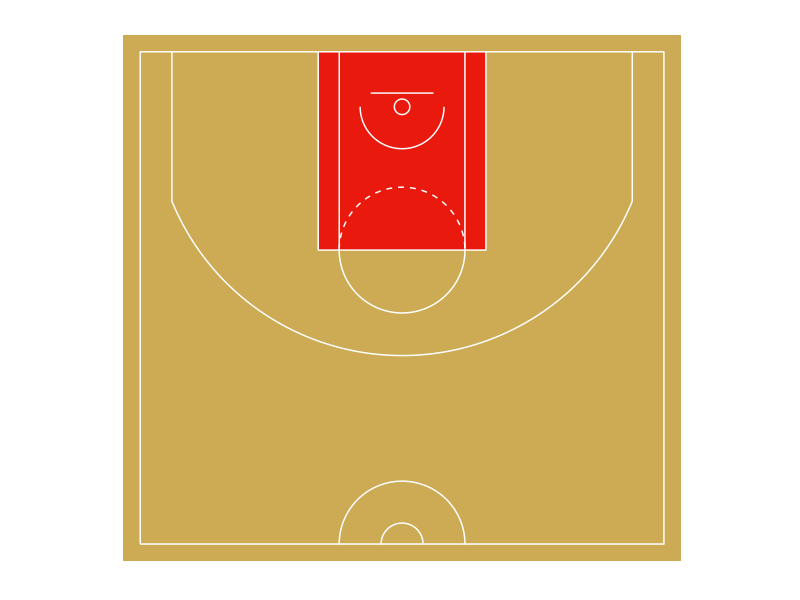

Reproduce this figure in R.
library('ggplot2')
library('ggthemes')

ggplot(data=data.frame(x=1,y=1),aes(x,y))+
  ###floor:
  geom_rect(aes(xmin = -0.5, xmax = 15.74, ymin = -0.5, ymax = 14.825),fill = "darkgoldenrod", alpha = 0.7) +
  geom_rect(aes(xmin = 5.18, xmax = 10.06, ymin = 8.555, ymax = 14.325),fill = "red2", alpha = 0.85) +
  ###court:
  geom_path(data=data.frame(x=c(0,0,15.24,15.24,0),y=c(0,14.325,14.325,0,0)), colour = "white")+
  ###centre circle:
  geom_path(data=data.frame(x=c(-1830:(-1)/1000,1:1830/1000)+7.62,y=c(sqrt(1.83^2-c(-1830:(-1)/1000,1:1830/1000)^2))),aes(x=x,y=y), colour = "white")+
  geom_path(data=data.frame(x=c(-609.6:(-1)/1000,1:609.6/1000)+7.62,y=c(sqrt(.6096^2-c(-609.6:(-1)/1000,1:609.6/1000)^2))),aes(x=x,y=y), colour = "white")+
  ###three point arc:
  geom_path(data=data.frame(x=c(-6702:(-1)/1000,1:6702/1000)+7.62,y=c(12.725-sqrt(7.24^2-c(-6702:(-1)/1000,1:6702/1000)^2))),aes(x=x,y=y), colour = "white")+
  ###three point lines:
  geom_path(data=data.frame(x=c(0.92,0.92),y=c(14.325,9.98)), colour = "white")+
  geom_path(data=data.frame(x=c(14.32,14.32),y=c(14.325,9.98)), colour = "white")+
  ###backboard:
  geom_path(data=data.frame(x=c(6.705,8.535),y=c(13.125,13.125)), colour = "white")+
  ###basket:
  geom_path(data=data.frame(x=7.62+c(-225:(-1)/1000,1:225/1000),y=c(sqrt(0.225^2-c(-225:(-1)/1000,1:225/1000)^2))+12.725),aes(x=x,y=y), colour = "white")+
  geom_path(data=data.frame(x=7.62+c(-225:(-1)/1000,1:225/1000),y=-c(sqrt(0.225^2-c(-225:(-1)/1000,1:225/1000)^2))+12.725),aes(x=x,y=y), colour = "white")+
  ###6-yard box:
  geom_path(data=data.frame(x=c(5.18,5.18,10.06,10.06),y=c(14.325,8.555,8.555,14.325)), colour = "white")+
  geom_path(data=data.frame(x=c(5.7912,5.7912),y=c(14.325,8.555)), colour = "white")+
  geom_path(data=data.frame(x=c(9.4488,9.4488),y=c(14.325,8.555)), colour = "white")+
  ###free throw arc:
  geom_path(data=data.frame(x=c(-1830:(-1)/1000,1:1830/1000)+7.62,y=c(8.555-sqrt(1.83^2-c(-1830:(-1)/1000,1:1830/1000)^2))),aes(x=x,y=y), colour = "white")+
  geom_path(data=data.frame(x=c(-1830:(-1)/1000,1:1830/1000)+7.62,y=c(sqrt(1.83^2-c(-1830:(-1)/1000,1:1830/1000)^2))+8.555),aes(x=x,y=y), colour = "white", linetype = "dashed")+
  ###no-charge arc:
  geom_path(data=data.frame(x=c(-1220:(-1)/1000,1:1220/1000)+7.62,y=c(-sqrt(1.22^2-c(-1220:(-1)/1000,1:1220/1000)^2))+12.725),aes(x=x,y=y), colour = "white")+
  ###fix aspect ratio to 1:1:
  coord_fixed() +
  ###remove all non-geom elements:
  theme_solid()
